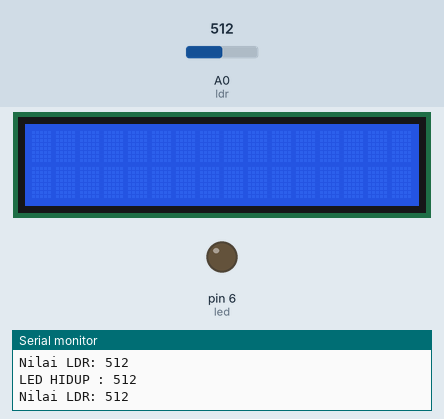
Simulated run of this sketch. Board: Arduino Uno, built with avr-gcc and run on an emulated ATmega328P. Parts: 16×2 character LCD, output pins drawn as LEDs (lit = HIGH), the last lines printed to the serial monitor. The test bench sets the inputs (shaded band); at power-on: A0 (ldr) = 512.

Above: at 1.2 s.
1.3 s: A0 (ldr) set to 783
2.8 s: A0 (ldr) set to 814
At 3.7 s:
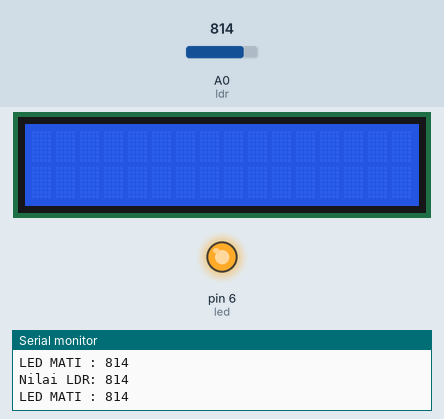
4.3 s: A0 (ldr) set to 0
At 4.7 s:
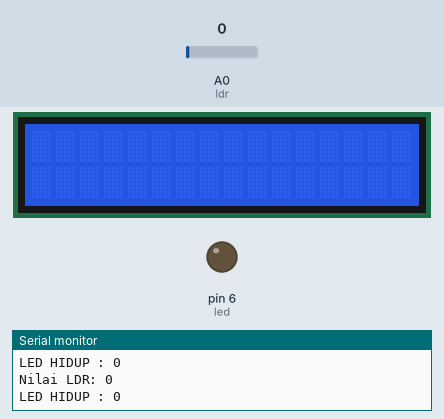
Timing chart, 0 to 7.3 s (numbered marks = the images above; inputs shaded):
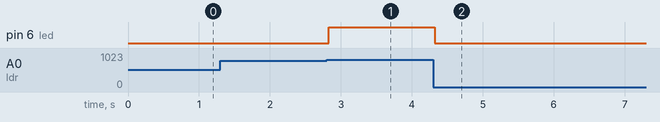

The sketch:

SENSOR_CAHAYA.ino
```cpp
#include <LiquidCrystal.h>

#include <LiquidCrystal.h>

//inisialisasi koneksi pin LCD dengan pin Arduino
LiquidCrystal lcd(12, 11, 5, 4, 3, 2);
const int ldr = A0;
const int led = 6;

void setup() {
  lcd.begin(16, 2);
  pinMode(led, OUTPUT);
  Serial.begin(9600);
}

void loop() {
  int nilai = analogRead(ldr);
  Serial.print("Nilai LDR: ");
  Serial.println(nilai);

 if (nilai < 800)  {
  digitalWrite(led ,LOW);
  Serial.print("LED HIDUP : ");
  Serial.println(nilai);
} else {
  digitalWrite(led , HIGH);
  Serial.print("LED MATI : ");
  Serial.println(nilai);
}
}
```

Measured:
- the behaviour switches between 799 and 800 on A0 (ldr) (found by bisection; images 0 and 1)
- after the input at 2.8 s, pin 6 (led): LOW → HIGH at once
- after the input at 4.3 s, pin 6 (led): HIGH → LOW at once
